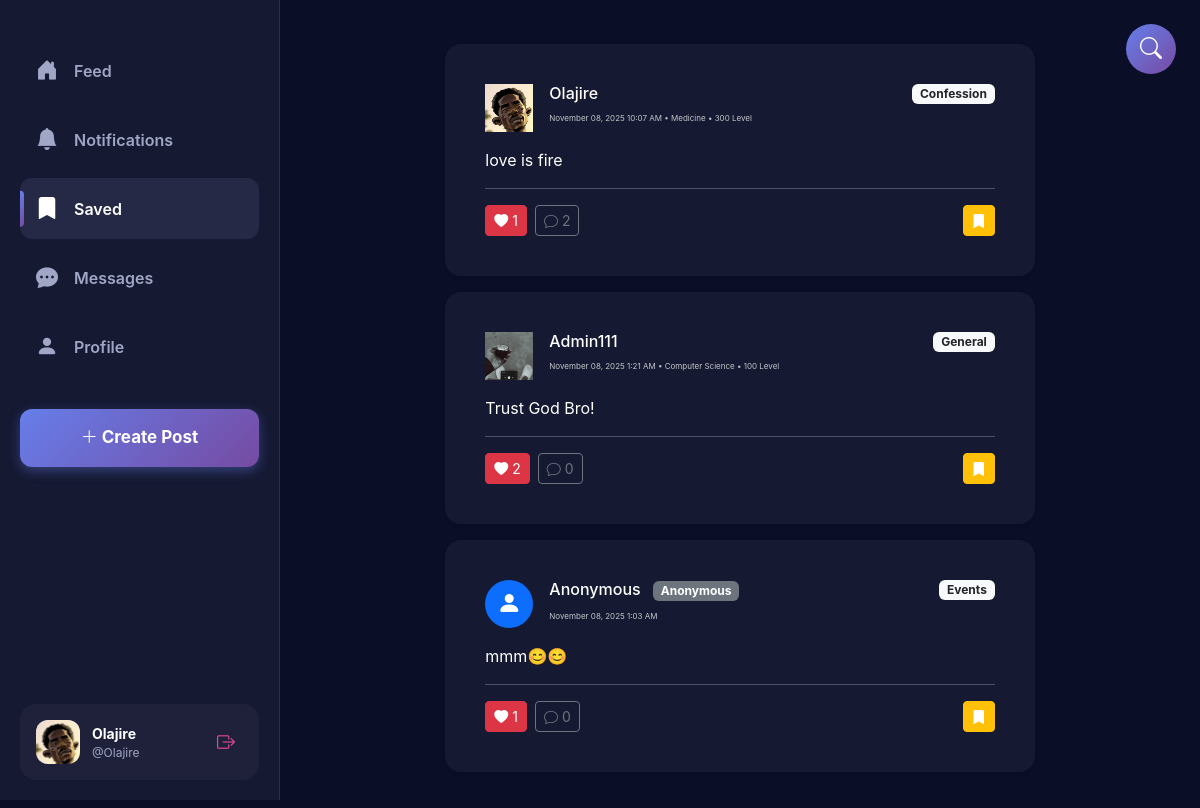
Screenshot of /bookmarks/ (signed in) with the database file from the repository.
### feed/models.py (models this page shows, shortened)
class UserProfile(models.Model):
    DEPARTMENT_CHOICES = [
        ('CS', 'Computer Science'),
        ('ENG', 'Engineering'),
        ('MED', 'Medicine'),
        ('LAW', 'Law'),
        ('BUS', 'Business Administration'),
        ('ART', 'Arts'),
        ('SCI', 'Sciences'),
        ('EDU', 'Education'),
        ('OTHER', 'Other'),
    ]
    LEVEL_CHOICES = [
        ('100', '100 Level'),
        ('200', '200 Level'),
        ('300', '300 Level'),
        ('400', '400 Level'),
        ('500', '500 Level'),
        ('GRAD', 'Graduate'),
    ]
    user = models.OneToOneField(User, on_delete=models.CASCADE, related_name='profile')
    profile_picture = models.ImageField(upload_to='profile_pics/', blank=True, null=True)
    department = models.CharField(max_length=50, choices=DEPARTMENT_CHOICES, blank=True)
    level = models.CharField(max_length=10, choices=LEVEL_CHOICES, blank=True)
    bio = models.TextField(max_length=200, blank=True)
    created_at = models.DateTimeField(auto_now_add=True)
    class Meta:
        verbose_name = 'User Profile'
        verbose_name_plural = 'User Profiles'

class Post(models.Model):
    CATEGORY_CHOICES = [
        ('GENERAL', 'General'),
        ('FUNNY', 'Funny/Memes'),
        ('EVENT', 'Events'),
        ('CONFESSION', 'Confession'),
        ('LOST_FOUND', 'Lost & Found'),
        ('ACADEMIC', 'Academic'),
        ('SPORTS', 'Sports'),
        ('NEWS', 'Campus News'),
        ('QUESTION', 'Question'),
    ]
    author = models.ForeignKey(User, on_delete=models.CASCADE, related_name='posts', null=True, blank=True)
    is_anonymous = models.BooleanField(default=False)
    content = models.TextField()
    image = models.ImageField(upload_to='posts/', blank=True, null=True)  # Keep for backward compatibility
    video = models.FileField(upload_to='videos/', blank=True, null=True)
    category = models.CharField(max_length=20, choices=CATEGORY_CHOICES, default='GENERAL')
    created_at = models.DateTimeField(auto_now_add=True)
    updated_at = models.DateTimeField(auto_now=True)
    likes_count = models.IntegerField(default=0)
    comments_count = models.IntegerField(default=0)
    shares_count = models.IntegerField(default=0)
    class Meta:
        ordering = ['-created_at']  # Latest posts first
        verbose_name = 'Post'
        verbose_name_plural = 'Posts'
    def get_author_display(self):
        if self.is_anonymous:
            return "Anonymous"
        return self.author.username if self.author else "Unknown"
    def extract_hashtags(self):
        return re.findall(r'#(\w+)', self.content)
    def get_content_with_hashtag_links(self):
        content = self.content
        hashtags = self.extract_hashtags()
        for tag in hashtags:
            content = content.replace(
                f'#{tag}',
                f'<a href="/feed/?q=%23{tag}" class="text-primary text-decoration-none">#{tag}</a>'
            )
        return content

### feed/views.py (the view)
# urls.py: path('bookmarks/', views.bookmarks_view, name='bookmarks'),
@login_required
def bookmarks_view(request):
    bookmarks = Bookmark.objects.filter(user=request.user).select_related(
        'post', 'post__author', 'post__author__profile'
    ).prefetch_related('post__likes', 'post__comments')
    posts = [bookmark.post for bookmark in bookmarks]
    paginator = Paginator(posts, 10)
    page_number = request.GET.get('page')
    page_obj = paginator.get_page(page_number)
    liked_post_ids = Like.objects.filter(user=request.user).values_list('post_id', flat=True)
    bookmarked_post_ids = [post.id for post in posts]
    context = {
        'posts': page_obj,
        'liked_post_ids': list(liked_post_ids),
        'bookmarked_post_ids': bookmarked_post_ids,
        'is_bookmarks': True,
    }
    return render(request, 'feed/bookmarks.html', context)

### templates/feed/bookmarks.html (shortened to what this page needs)
{% extends 'general_base.html' %}
{% load static %}
{% block content %}
<div class="container">
    <div class="row mt-4">
        <div class="col-lg-8 mx-auto">
            <div id="postsContainer">
                {% for post in posts %}
                    <div class="card shadow-sm border-0 mb-3 post-card" data-post-id="{{ post.id }}">
                        <div class="card-body">
                            <div class="d-flex align-items-start mb-3">
                                <div class="bg-primary text-white rounded-circle d-flex align-items-center justify-content-center me-3"
                                     style="width: 48px; height: 48px; min-width: 48px;">
                                    {% if post.author.profile.profile_picture and not post.is_anonymous %}
                    <img src="{{ post.author.profile.profile_picture.url }}" style="width: 100%; height: 100%; object-fit: cover;" alt="{{ post.get_author_display }}">
                {% else %}
                    <i class="bi bi-person-fill" style="color: white; font-size: 24px;"></i>
                {% endif %}
                                </div>
                                <div class="flex-grow-1">
                                    <h6 class="mb-0"
                                    onclick="window.location.href='{% url 'public_profile' post.author.username %}'">
                                        {{ post.get_author_display }}
                                        {% if post.is_anonymous %}
                                            <span class="badge bg-secondary ms-2">Anonymous</span>
                                        {% endif %}
                                    </h6>
                                    <small style="font-size: 8px; color: rgb(196, 198, 200);">
                                        {{ post.created_at|date:"F d, Y g:i A" }}
                                        {% if not post.is_anonymous and post.author.profile.department %}
                                            • {{ post.author.profile.get_department_display }} • {{ post.author.profile.get_level_display }}
                                        {% endif %}
                                    </small>
                                </div>
                                <span class="badge bg-light text-dark">{{ post.get_category_display }}</span>
                            </div>
                            <p class="card-text">{{ post.get_content_with_hashtag_links|safe }}</p>
                            <hr>
                            <div class="d-flex justify-content-between align-items-center">
                                <div class="d-flex gap-2">
                                    <button class="btn btn-sm btn-outline-primary like-btn {% if post.id in liked_post_ids %}liked{% endif %}"
                                            data-post-id="{{ post.id }}"
                                            onclick="toggleLike({{ post.id }})">
                                        <i class="bi bi-heart{% if post.id in liked_post_ids %}-fill{% endif %}"></i>
                                        <span class="like-count">{{ post.likes_count }}</span>
                                    </button>
                                    <button class="btn btn-sm btn-outline-secondary comment-btn"
                                            data-post-id="{{ post.id }}"
                                            onclick="toggleComments({{ post.id }})">
                                        <i class="bi bi-chat"></i>
                                        <span class="comment-count">{{ post.comments_count }}</span>
                                    </button>
                                </div>
                                <button class="btn btn-sm btn-warning bookmark-btn bookmarked"
                                        data-post-id="{{ post.id }}"
                                        onclick="toggleBookmark({{ post.id }})">
                                    <i class="bi bi-bookmark-fill"></i>
                                </button>
                            </div>
                        </div>
                    </div>
                {% endfor %}
            </div>
        </div>
    </div>
</div>
{% endblock %}

### templates/general_base.html (shortened to what this page needs)
{% load static %}
<!DOCTYPE html>
<html lang="en">
  <head>
    <link
      href="https://cdn.jsdelivr.net/npm/bootstrap@5.3.0/dist/css/bootstrap.min.css"
      rel="stylesheet"
    />
    <link
      rel="stylesheet"
      href="https://cdn.jsdelivr.net/npm/bootstrap-icons@1.11.0/font/bootstrap-icons.css"
    />
  </head>
  <body>
    <div class="sidebar" id="sidebar">
      <nav class="sidebar-nav" style="margin-top: 20px">
        <ul class="list-unstyled">
          <li class="nav-item">
            <a
              class="nav-link {% if request.path == '/feed/' %}active{% endif %}"
              href="{% url 'feed' %}"
            >
              <i class="bi bi-house-door-fill"></i> Feed
            </a>
          </li>
          <li class="nav-item">
            <a
              href="{% url 'notifications' %}"
              class="nav-link {% if request.path == '/notifications/' %}active{% endif %}"
            >
              <i class="bi bi-bell-fill"></i>
              <span>Notifications</span>
            </a>
          </li>
          <li class="nav-item">
            <a
              href="{% url 'bookmarks' %}"
              class="nav-link {% if request.path == '/bookmarks/' %}active{% endif %}"
            >
              <i class="bi bi-bookmark-fill"></i>
              <span>Saved</span>
            </a>
          </li>
          <li class="nav-item">
            <a
              href="{% url 'messages_inbox' %}"
              class="nav-link {% if 'messages' in request.path %}active{% endif %}"
            >
              <i class="bi bi-chat-dots-fill"></i>
              <span>Messages</span>
            </a>
          </li>
          <li class="nav-item">
            <a
              href="{% url 'public_profile' user.username %}"
              class="nav-link {% if request.path == '/user.username/' %}active{% endif %}"
            >
              <i class="bi bi-person-fill"></i>
              <span>Profile</span>
            </a>
          </li>
        </ul>
        <button
          class="post-btn"
          onclick="window.location.href='{% url 'create_post_page' %}'"
        >
          <i class="bi bi-plus-lg"></i> Create Post
        </button>
      </nav>
      <div class="user-profile-sidebar">
        <div class="user-avatar">
          {% if user.profile.profile_picture %}
          <img
            src="{{ user.profile.profile_picture.url }}"
            alt="{{ user.username }}"
          />
          {% else %}
          <i class="bi bi-person-fill"></i>
          {% endif %}
        </div>
        <div class="user-info">
          <div class="user-name">{{ user.username }}</div>
          <div class="user-handle">@{{ user.username }}</div>
        </div>
        <a href="{% url 'logout' %}" class="logout-btn" title="Logout">
          <i class="bi bi-box-arrow-right"></i>
        </a>
      </div>
    </div>
    <main class="main-content" id="mainContent">
      {% block content %}{% endblock %}
    </main>
    {% if request.path != '/search/' %}
    <a href="{% url 'search' %}" class="floating-search-btn">
      <i class="bi bi-search"></i>
    </a>
    {% endif %}
  </body>
</html>

### templates/general_base.html (style rules this page uses)
:root { --primary-gradient: linear-gradient(135deg, #667eea 0%, #764ba2 100%); --secondary-gradient: linear-gradient(135deg, #f093fb 0%, #f5576c 100%); --success-gradient: linear-gradient(135deg, #4facfe 0%, #00f2fe 100%); --bg-primary: #0a0e27; --bg-secondary: #151932; --bg-tertiary: #1e2139; --bg-hover: #252945; --border-color: #2a2f4f; --text-primary: #ffffff; --text-secondary: #a0a6c5; --accent-purple: #8b5cf6; --accent-pink: #ec4899; --accent-blue: #3b82f6; }
* { margin: 0; padding: 0; box-sizing: border-box; }
body { background: var(--bg-primary); color: var(--text-primary); font-family: "Inter", -apple-system, BlinkMacSystemFont, "Segoe UI", Roboto, sans-serif; overflow-x: hidden; }
.sidebar { position: fixed; left: 0; top: 0; height: 100vh; width: 280px; background: var(--bg-secondary); border-right: 1px solid var(--border-color); padding: 20px; display: flex; flex-direction: column; z-index: 1000; transition: transform 0.3s cubic-bezier(0.4, 0, 0.2, 1); }
.sidebar-nav { flex: 1; }
.nav-item { margin-bottom: 8px; }
.nav-link { display: flex; align-items: center; padding: 14px 16px; border-radius: 12px; color: var(--text-secondary); text-decoration: none; font-size: 16px; font-weight: 600; transition: all 0.2s; position: relative; overflow: hidden; }
.nav-link::before { content: ""; position: absolute; top: 0; left: 0; right: 0; bottom: 0; background: var(--primary-gradient); opacity: 0; transition: opacity 0.2s; }
.nav-link.active { color: var(--text-primary); background: var(--bg-hover); }
.nav-link.active::after { content: ""; position: absolute; left: 0; top: 50%; transform: translateY(-50%); width: 4px; height: 60%; background: var(--primary-gradient); border-radius: 0 4px 4px 0; }
.nav-link i { font-size: 22px; margin-right: 16px; width: 22px; position: relative; z-index: 1; }
.nav-link span { position: relative; z-index: 1; }
.post-btn { background: var(--primary-gradient); color: white; border: none; border-radius: 12px; padding: 16px; font-size: 17px; font-weight: 700; width: 100%; margin: 16px 0; cursor: pointer; transition: all 0.3s; box-shadow: 0 4px 12px rgba(102, 126, 234, 0.4); }
.user-profile-sidebar { padding: 16px; border-radius: 16px; display: flex; align-items: center; cursor: pointer; transition: all 0.2s; background: var(--bg-tertiary); position: relative; }
.user-avatar { width: 44px; height: 44px; border-radius: 12px; background: var(--primary-gradient); display: flex; align-items: center; justify-content: center; margin-right: 12px; overflow: hidden; flex-shrink: 0; }
.user-avatar img { width: 100%; height: 100%; object-fit: cover; }
.user-info { flex: 1; min-width: 0; }
.user-name { font-weight: 700; font-size: 14px; white-space: nowrap; overflow: hidden; text-overflow: ellipsis; }
.user-handle { font-size: 12px; color: var(--text-secondary); white-space: nowrap; overflow: hidden; text-overflow: ellipsis; }
.logout-btn { background: none; border: none; color: var(--accent-pink); font-size: 18px; cursor: pointer; padding: 8px; border-radius: 8px; transition: all 0.2s; }
.main-content { margin-left: 280px; margin-right: 360px; min-height: 100vh; transition: margin-left 0.3s cubic-bezier(0.4, 0, 0.2, 1); padding: 20px 0; }
@media (max-width: 1400px) { .main-content { margin-right: 0; } }
.floating-search-btn { display: none; position: fixed; top: 24px; right: 24px; width: 50px; height: 50px; border-radius: 50%; background: var(--primary-gradient); color: white; font-size: 22px; z-index: 1000; transition: all 0.3s ease; align-items: center; justify-content: center; text-decoration: none; }
@media (min-width: 769px) and (max-width: 1400px) { .floating-search-btn { display: flex; } }

### templates/feed/bookmarks.html (style rules this page uses)
.post-card { transition: transform 0.2s, box-shadow 0.2s; background: var(--bg-secondary); border-radius: 16px; padding: 24px; margin-bottom: 20px; border: 1px solid var(--border-color); color: var(--text-primary); }
.card { transition: transform 0.2s, box-shadow 0.2s; background: var(--bg-secondary); border-radius: 16px; padding: 24px; margin-bottom: 20px; border: 1px solid var(--border-color); color: var(--text-primary); }
.like-btn.liked { background-color: #dc3545; color: white; border-color: #dc3545; }
.bookmark-btn.bookmarked { background-color: #ffc107; color: white; border-color: #ffc107; }

### rows the page displays
Post: author.profile.profile_picture (picture), author "Olajire", created_at "November 08, 2025 10:07 AM", author.profile.department "Medicine", author.profile.level "300 Level", category "Confession", get_content_with_hashtag_links "love is fire", likes_count "1", comments_count "2"
Post: author.profile.profile_picture (picture), author "Admin111", created_at "November 08, 2025 1:21 AM", author.profile.department "Computer Science", author.profile.level "100 Level", category "General", get_content_with_hashtag_links "Trust God Bro!", likes_count "2", comments_count "0"
Post: author "Anonymous", created_at "November 08, 2025 1:03 AM", category "Events", get_content_with_hashtag_links "mmm😊😊", likes_count "1", comments_count "0"

### other values shown
{{ user.username }} "Olajire"
